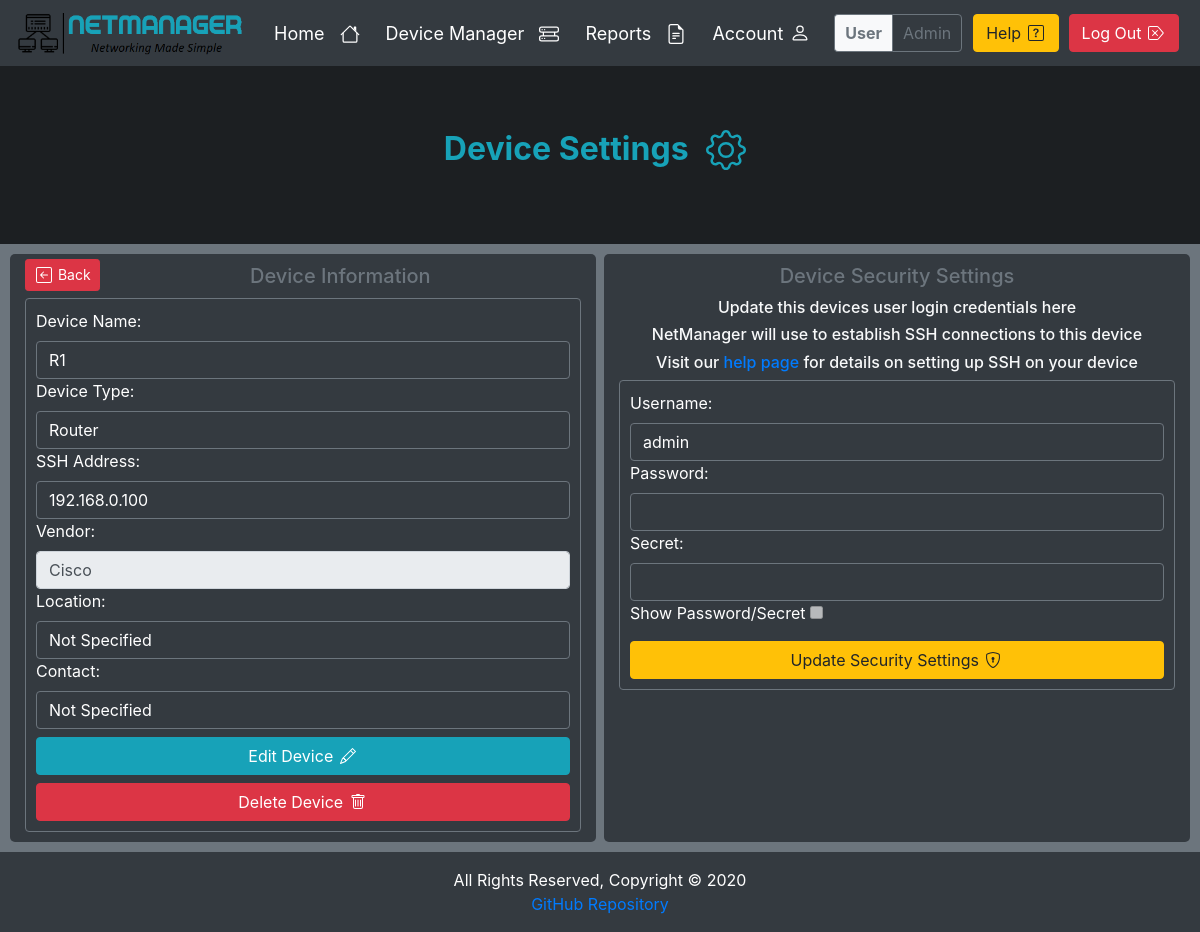
Page /devices/settings/26/ (signed in) on the committed database.
### devices/models.py (models this page shows, shortened)
class Device(models.Model):
    id = models.AutoField(primary_key=True)
    user = models.ForeignKey(User, on_delete=models.CASCADE)
    name = models.CharField(max_length=250, null=False)
    type = models.CharField(max_length=250, null=False)
    host = models.CharField(max_length=250, null=False)
    vendor = models.CharField(max_length=250, null=False)
    location = models.CharField(max_length=250, default='Not Specified')
    contact = models.CharField(max_length=250, default='Not Specified')
    status = models.BooleanField(default=False, editable=False)
    def get_device(self):
        device = Device.objects.get(id=self)
        return device

class Security(models.Model):
    id = models.AutoField(primary_key=True)
    device = models.ForeignKey(Device, on_delete=models.CASCADE)
    username = models.CharField(max_length=250, blank=True, null=True)
    password = models.CharField(max_length=250, blank=True, null=True)
    secret = models.CharField(max_length=250, blank=True, null=True)
    def get_device_security(self):
        security = Security.objects.get(device=self)
        return security

### devices/views/settings.py (the view, shortened to what this page needs)
# urls.py: path('settings/<int:device_id>/', login_required(DeviceSettings.as_view()), name='Device-Settings'),
class DeviceSettings(View):
    template = 'device_settings.html'
    success_redirect = 'devices:Device-Settings'
    exception_redirect = 'devices:Device-Manager'
    def get(self, request, **kwargs):
        device_id = self.kwargs['device_id']
        device = Device.get_device(device_id)
        device_form = DeviceForm(instance=device)
        security_form = SecurityForm(instance=Security.get_device_security(device_id))
        args = {'device': device, 'security_form': security_form, 'device_form': device_form}
        try:
            return render(request, self.template, args)
        except Exception as e:
            messages.error(request, 'Error - ' + str(e))
            return redirect(self.exception_redirect)

### devices/forms.py
class SecurityForm(forms.ModelForm):
    username = forms.CharField(widget=forms.TextInput(attrs={'class': 'form-control textbox security', 'disabled': 'true'}))
    password = forms.CharField(widget=forms.PasswordInput(attrs={'class': 'form-control textbox security', 'disabled': 'true'}))
    secret = forms.CharField(widget=forms.PasswordInput(attrs={'class': 'form-control textbox security', 'disabled': 'true'}))
    class Meta:
        model = Security
        fields = [
            'username',
            'password',
            'secret',
        ]

class DeviceForm(forms.ModelForm):
    name = forms.CharField(label="Device Name", widget=forms.TextInput(attrs={'class': 'form-control textbox edit', 'disabled': 'true'}))
    type = forms.CharField(label="Device Type", widget=forms.TextInput(attrs={'class': 'form-control textbox edit', 'disabled': 'true'}))
    host = forms.CharField(label="SSH Address", widget=forms.TextInput(attrs={'class': 'form-control textbox edit', 'disabled': 'true'}))
    vendor = forms.CharField(label='Vendor', widget=forms.TextInput(attrs={'class': 'form-control', 'readonly': 'true'}), initial='Cisco')
    location = forms.CharField(label="Location", widget=forms.TextInput(attrs={'class': 'form-control textbox edit', 'disabled': 'true'}))
    contact = forms.CharField(label='Contact', widget=forms.TextInput(attrs={'class': 'form-control textbox edit', 'disabled': 'true'}))
    class Meta:
        model = Device
        fields = [
            'name',
            'type',
            'host',
            'vendor',
            'location',
            'contact',
        ]

### templates/device_settings.html (shortened to what this page needs)
{% extends 'base.html' %}
{% block jumbotron %}
    <h2 class="text-info font-weight-bold">Device Settings
    </h2>
{% endblock %}
{% block body %}
    <div class="row">
        <div class="col widget table-responsive">
            <a href="{% url 'devices:Device-Manager' %}" class="btn btn-danger btn-sm d-inline-block btn-back">
                Back
            </a>
            <h3 class="title d-inline-block">Device Information</h3>
            <div class="card card-custom">
                <form action="{% url 'devices:Device-Settings' device_id=device.pk %}" method="post">
                    <div class="text-left mb-2">
                        {{ device_form }}
                    </div>
                    <button class="btn btn-info btn-block mb-2" type="button" id="Edit" title="Edit Device">
                        Edit Device
                    </button>
                </form>
                <button class="btn btn-danger btn-block delete" type="button" title="Delete Device"
                        data-toggle="modal" data-target="#DeleteModal" id="{{ i.id }}"
                        onclick="getID(this.id)">
                    Delete Device
                </button>
            </div>
        </div>
        <div class="col widget table-responsive ml-2">
            <h3 class="title">Device Security Settings</h3>
            <h6 class="text-center">Update this devices user login credentials here</h6>
            <h6>NetManager will use to establish SSH connections to this device</h6>
            <h6>Visit our <a href="{% url 'accounts:Help' %}" target="_blank">help page</a> for details on setting
                up SSH on your device</h6>
            <div class="card card-custom">
                <form action="{% url 'devices:Device-Settings' device_id=device.pk %}" method="post">
                    <div class="text-left mb-2">
                        {{ security_form }}
                        <label for="show_pass">Show Password/Secret</label>
                        <input type="checkbox" id="show_pass" disabled>
                    </div>
                    <button class="btn btn-warning btn-block" type="button" id="Security">
                        Update Security Settings
                    </button>
                </form>
            </div>
        </div>
    </div>
{% endblock %}

### templates/navbar.html (shortened to what this page needs)
{% load static %}
<nav class="navbar navbar-expand-lg nav" id="navbar">
    <div style="padding-right: 20px">
        <a href="{% url 'accounts:Index' %}">
            <img id="logo" src="{% static 'images/logo-dark.png' %}" alt="NetManager" style="width:230px;height:50px;">
        </a>
    </div>
    <div class="collapse navbar-collapse">
        {% if user.is_authenticated %}
            <ul class="navbar-nav mr-auto" style="font-size: 18px">
                <li class="nav-item">
                    <a class="nav-item nav-link link" href="{% url 'accounts:Index' %}">Home
                    </a>
                </li>
                <li class="nav-item">
                    <a class="nav-item nav-link link" href="{% url 'devices:Device-Manager' %}">Device Manager
                    </a>
                </li>
                <li class="nav-item">
                    <a class="nav-item nav-link link" href="{% url 'accounts:Reports' %}">Reports
                    </a>
                </li>
                <li class="nav-item">
                    <a class="nav-item nav-link link" href="{% url 'accounts:Profile' %}">Account
                    </a>
                </li>
            </ul>
            <div class="form-inline">
                <div class="form-inline nav-info">
                    <div class="info bg-light border border-secondary border-right-0 rounded-left">
                        <b>User</b>
                    </div>
                    <div class="info border border-secondary rounded-right">
                        {{ user.get_username }}
                    </div>
                </div>
                <a class="btn btn-warning nav-btn" href="{% url 'accounts:Help' %}" target="_blank" type="submit"
                   title="Help">Help
                </a>
                <button class="btn btn-danger nav-btn" type="button" data-toggle="modal"
                        data-target="#logout"
                        title="Log Out">
                    Log Out
                </button>
            </div>
        {% endif %}
    </div>
</nav>

### static/css/style.css (style rules this page uses)
html { scroll-behavior: smooth; }
body { background-color: #6c757d !important; text-align: center !important; color: #f8f9fa !important; display: flex; flex-direction: column; min-height: 100vh; }
.nav { background-color: #343a40; color: black; }
.link { color: white; }
.nav-info { padding: 6px; cursor: pointer; }
.info { padding: 6px 10px; color: #6c757d; }
.nav-btn { margin-left: 5px; margin-right: 5px; }
.nav-icon { margin-left: 10px; margin-right: 10px; margin-bottom: 2px; }
.btn-icon { margin-left: 2px; margin-right: 2px; margin-bottom: 3px; }
.btn-back { margin-top: 5px; margin-bottom: 5px; float: left; }
.title { font-size: 20px; margin-top: 10px; margin-bottom: 10px; text-align: center; color: #6c757d; }
.textbox { background-color: #343a40 !important; color: white !important; border: solid #6c757d 1px !important; }
.widget { background-color: #343a40; border-radius: 5px; min-height: auto; }
.card-custom { background-color: #343a40 !important; color: white !important; border: solid #6c757d 1px !important; padding: 10px; margin-bottom: 10px; text-align: left; }

### rows in the picture
Device: name "R1", type "Router", host "192.168.0.100", vendor "Cisco", location "Not Specified", contact "Not Specified"
Security: username "admin"

### other values in the picture
{{ user.get_username }} "Admin"
